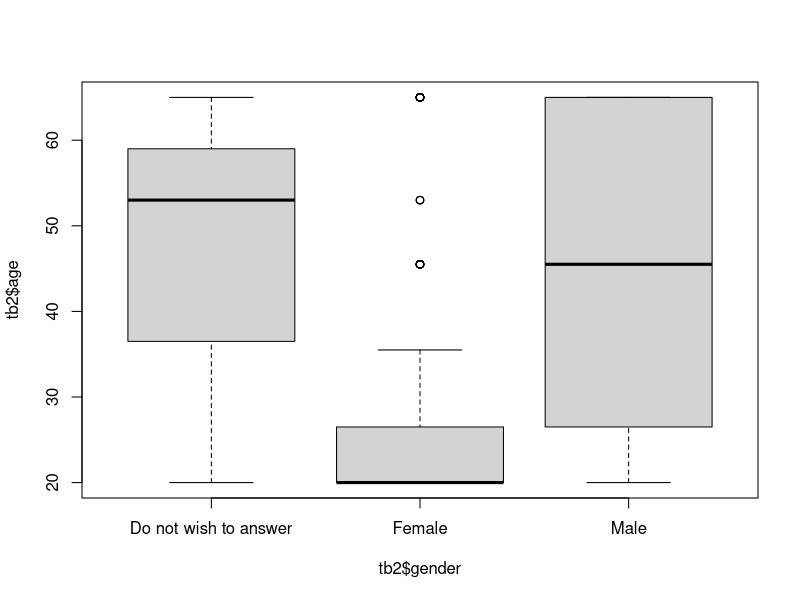
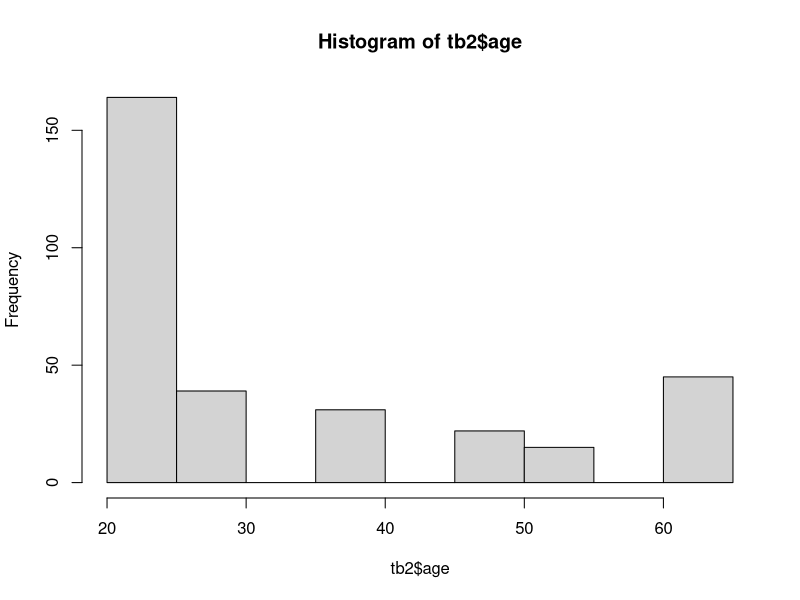
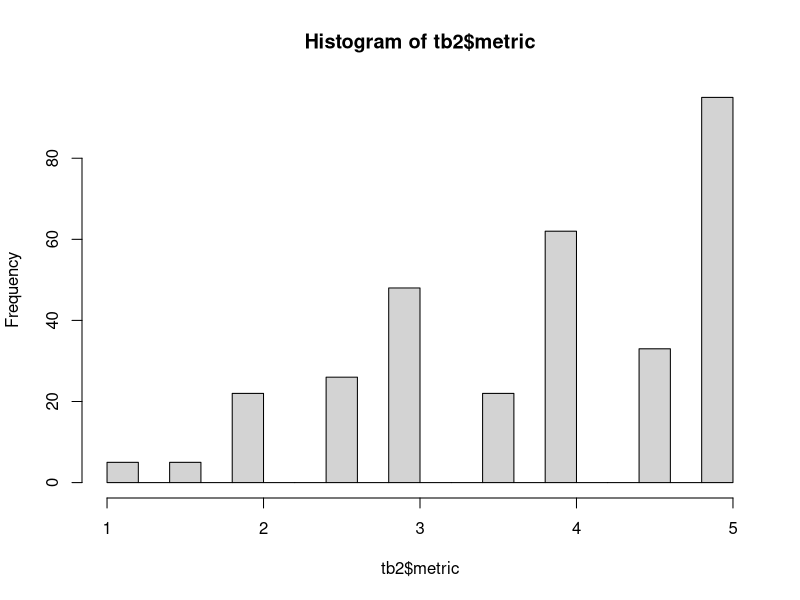
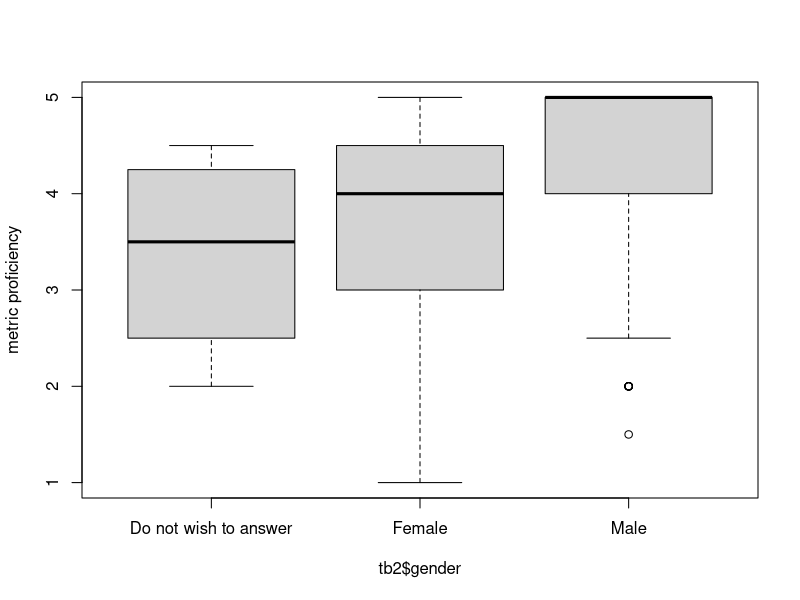
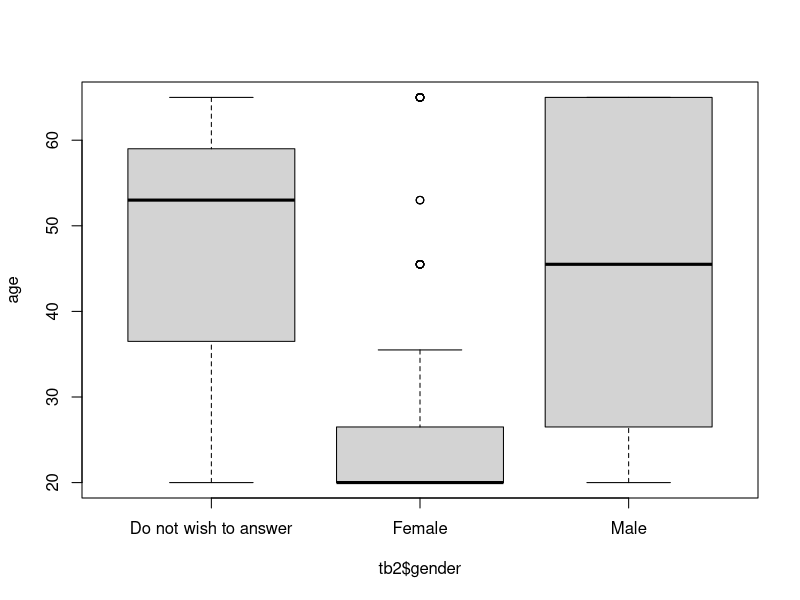
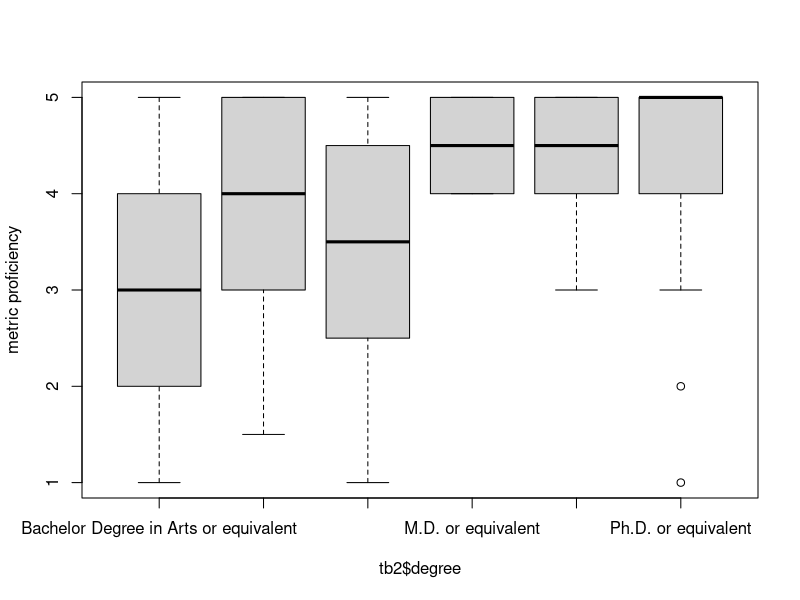
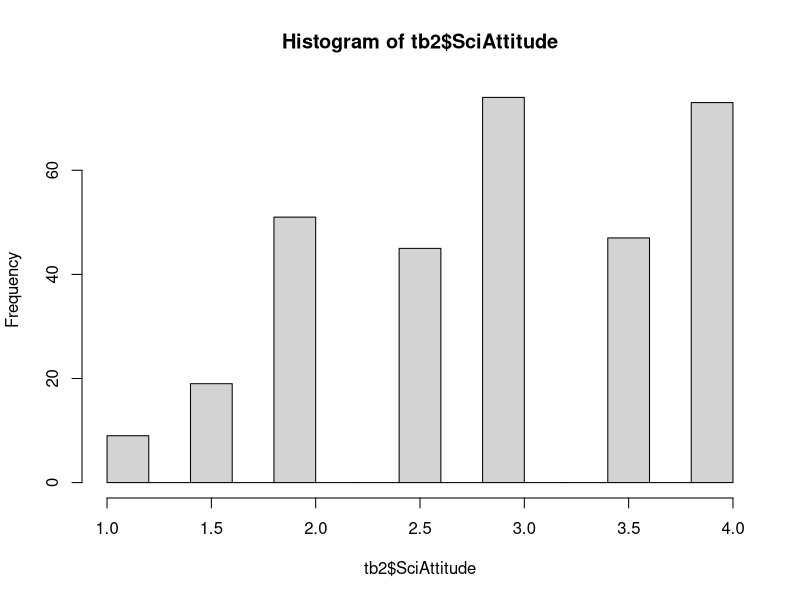
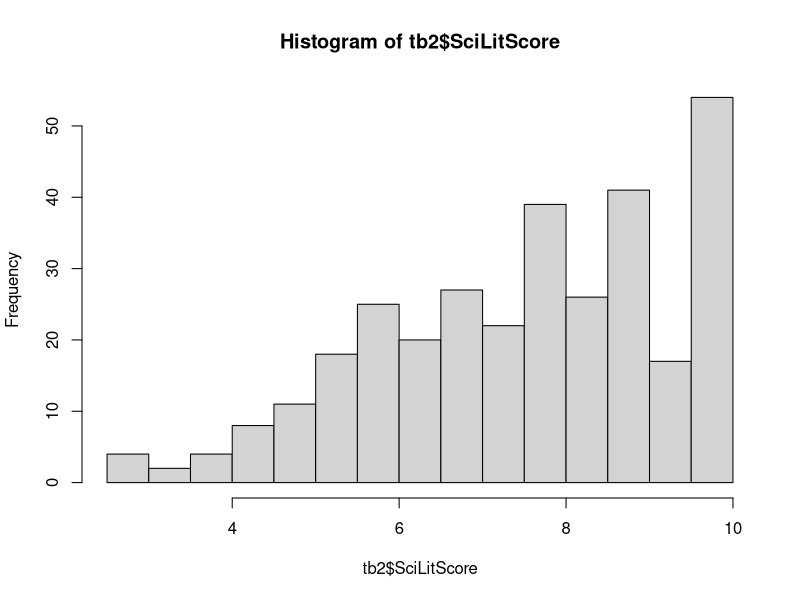

The R script that drew these images, in order: (Note: this script raises an error after producing the figures.)
#2014 April 8
# Analysis of survey data for metrics, scientific literacy and attitude
# Hong Qin

#First, please change your working directory to the current one.
# On Mac, "Session"->"Setting working directory" -> "Source file location" 
# On Windows, "Tools"->"Setting working directory" ->"To Source file location". 

# You can see files in the current working directory
list.files()

#Read the survey data in csv format
# colClass specify that all columns will be treated as characters for now. 
tb.ori = read.csv("metric_survey_data.csv", colClass=rep("character", 24))
str(tb.ori); 
tb = tb.ori  #make a copy because we will modify the table. 

names(tb.ori)
#rename the columns with shortter names for convenience 
names(tb) = c("time","gender", "age", "degree", "country", "light", "shaq", "fossil", "kilo", "mm", 
        "food","inseam", "weather","electronCharge","earlyHuman", 
        "laser", "continents", "antibiotics", "electronSize","earthCenter",
        "religiousView","dailyLife","SciOnLife", "SciEffect")
str(tb)

#visual check of the renaming. 
# cbind is to combine columns. 
# substr is to take a portion of string variables.  
cbind (names(tb), substr(names(tb.ori), 1, 20))
?cbind

tb[1:5, 2:3]
#correct some input errors
# If there is no input of 'age'
tb$age[is.na(tb$age)] = 'Do not wish to answer'
table(tb$age)
?table
# If there is no input of 'gender'
tb$gender[tb$gender=='']='Do not wish to answer'
table(tb$gender)


# dealing with missing values, add 'NA' to empty answers
# nested for-loops
for( i in 5:length(tb[, 1])) {  #outter for-loop 
  for( j in 5:length(tb[1, ])) {  #inner for-loop
    if ( is.na(tb[i, j]) ) {
      # do nothing
    } else if (tb[i,j]=='') {
      tb[i,j] = NA
    } 
  }
}



##### create a second table, convert character values to numerical values
tb2 = tb[,c(2,4,5)]  #this is the score table
head(tb2)

#calculate the average age for each category
tb2$age = NA
tb2$age[grep("18-22", tb$age)] = 18/2 + 22/2
tb2$age[grep("23-30", tb$age)] = 23/2 + 30/2
tb2$age[grep("31-40", tb$age)] = 31/2 + 40/2
tb2$age[grep("41-50", tb$age)] = 41/2 + 50/2
tb2$age[grep("51-55", tb$age)] = 51/2 + 55/2
tb2$age[grep("60", tb$age)] = 65
table(tb$age)
table(tb2$age)
summary(tb2$age)

#Visualize the data
table(tb2$age, tb2$gender)
boxplot( tb2$age ~ tb2$gender)

#histogram of age
hist(tb2$age)


###country 
table( tb$country )  #All the inputed 'countries'
tb2$country = 0  #for non-USA countries
tb2$country[tb$country=='United States'] = 1
table( tb2$country )

#have a look at some entries
head(tb2)

#double-check the columns
names(tb2)

######################
# The survey contains by 3 categories of questions
# 1) Metric proficiency
# 2) Scientific literacy
# 3) Attitude toward science
# We will calculate the score of each categoriy separately and then apply regressions. 

### Here are the columns for the 3 categories
metrics = c("shaq", "kilo", "mm", "inseam", "weather")
sciLiteracy = c("light", "fossil", "food", "electronCharge", 
                "earlyHuman", "laser", "continents", "antibiotics",
                "electronSize", "earthCenter")
sciAttitude = c("religiousView", "dailyLife", "SciOnLife", "SciEffect")

########calculate the metric scores
tb2$shaq = 0.5
tb2$shaq[ tb$shaq=='Yes' ] = 1
tb2$shaq[ tb$shaq=='No' ] = 0
table(tb2$shaq)

tb2$kilo = 0
tb2$kilo[ tb$kilo=='1000 x' ] = 1
table(tb2$kilo)

tb2$mm=0
tb2$mm[ tb$mm==0.145 ] = 1
table(tb2$mm)
table(tb$mm)

tb2$inseam = 0.5
tb2$inseam[tb$inseam=="This person is short"] = 1
tb2$inseam[tb$inseam=="This person is tall"] = 0
table(tb2$inseam)

tb2$weather = 0.5
tb2$weather[tb$weather=="A Short sleeve shirt"] = 1
tb2$weather[tb$weather=="A winter coat"] = 0
table(tb$weather)
table(tb2$weather)

######### summarize the metric proficiency score
#metrics = c("shaq", "kilo", "mm", "inseam", "weather")
#metric total score
tb2$metric = apply( tb2[, metrics], MARGIN=1, FUN=sum )
hist(tb2$metric, br=20)


#Do females tend to be less profient in metric usage? 
boxplot( tb2$metric ~ tb2$gender, ylab="metric proficiency" )

t.test(tb2$metric[tb2$gender=='Female'], tb2$metric[tb2$gender=='Male'])
#Does this mean that females are more uncomfortable with metric usage?

# Female participants tend to be younger
boxplot( tb2$age ~ tb2$gender, ylab='age')

# More female participants with Bachelor degrees
table( tb2$gender, tb2$degree )

boxplot( tb2$metric ~ tb2$degree, ylab='metric proficiency')

# Multiple regression
m1 = lm( tb2$metric ~ tb2$degree )
summary(m1)

m2 = lm( tb2$metric ~ tb2$age )
summary(m2)

m3 = lm( tb2$metric~ tb2$gender + tb2$degree + tb2$age )
summary(m3)


#######calcualte the science attitude scores
#sciAttitude = c("religiousView", "dailyLife", "SciOnLife", "SciEffect")
# "My religious views are more important than scientific views
tb2$religiousView = 0.5
tb2$religiousView[grep("No", tb$religiousView)] = 1
tb2$religiousView[grep("Yes", tb$religiousView)] = 0
table(tb2$religiousView)
table(tb$religiousView)

# "For me, in my daily life, it is not important to know about science"
tb2$dailyLife = 0.5
tb2$dailyLife[ tb$dailyLife=='TRUE' ] = 0
tb2$dailyLife[ tb$dailyLife=='FALSE' ] = 1
table(tb2$dailyLife)

# "Science and technology are making our lives healthiers, easiers and more comfortable."
tb2$SciOnLife = 0.5
tb2$SciOnLife[ tb$SciOnLife=='TRUE' ] = 1
tb2$SciOnLife[ tb$SciOnLife=='FALSE' ] = 0
table(tb2$SciOnLife)

# "The benefits of sciences are greaters than any harmful effects that it may have."
tb2$SciEffect = 0.5
tb2$SciEffect[ tb$SciEffect=='TRUE' ] = 1
tb2$SciEffect[ tb$SciEffect=='FALSE' ] = 0
table( tb2$SciEffect )

#sciAttitude = c("religiousView", "dailyLife", "SciOnLife", "SciEffect")
#Attitude total score
tb2$SciAttitude = apply( tb2[, sciAttitude], MARGIN=1, FUN=sum)
hist(tb2$SciAttitude, br=20)


###########calculate scientific literacy
#sciLiteracy = c("light", "fossil", "food", "electronCharge", 
#                "earlyHuman", "laser", "continents", "antibiotics", "electronSize", "earthCenter")
tb2$light = 0.5
tb2$light[ tb$light=='TRUE' ] =1
tb2$light[ tb$light=='Wrong' ] =0
table(tb$light)
table(tb2$light)

tb2$fossil = 0.5
tb2$fossil[ tb$fossil=='6 million and 5 years old' ] = 0
tb2$fossil[grep('Still', tb$fossil)] = 1;
table(tb$fossil)
table(tb2$fossil)

tb2$food = 0.5
tb2$food[ tb$food=='Dis-agree' ] = 1
tb2$food[grep('Agree', tb$food)] = 0; 
table(tb$food)
table(tb2$food)

tb2$electronCharge = 0
tb2$electronCharge[grep('Positive', tb$electronCharge)] = 1; 
table(tb$electronCharge)
table(tb2$electronCharge)

tb2$earlyHuman = 0.5
tb2$earlyHuman[grep('TRUE', tb$earlyHuman)] = 0; 
tb2$earlyHuman[grep('FALSE', tb$earlyHuman)] = 1; 
table(tb$earlyHuman)
table(tb2$earlyHuman)

tb2$earlyHuman = 0.5
tb2$earlyHuman[grep('TRUE', tb$earlyHuman)] = 0; 
tb2$earlyHuman[grep('FALSE', tb$earlyHuman)] = 1; 
table(tb$earlyHuman)
table(tb2$earlyHuman)

tb2$laser = 0.5
tb2$laser[grep('TRUE', tb$laser)] = 0; 
tb2$laser[grep('FALSE', tb$laser)] = 1; 
table(tb$laser)
table(tb2$laser)

tb2$continents = 0.5
tb2$continents[grep('TRUE', tb$continents)] = 1; 
tb2$continents[grep('FALSE', tb$continents)] = 0; 
table(tb$continents)
table(tb2$continents)

tb2$antibiotics = 0.5
tb2$antibiotics[grep('TRUE', tb$antibiotics)] = 0; 
tb2$antibiotics[grep('FALSE', tb$antibiotics)] = 1; 
table(tb$antibiotics)
table(tb2$antibiotics)

tb2$electronSize = 0.5
tb2$electronSize[grep('True', tb$electronSize)] = 1; 
tb2$electronSize[grep('FALSE', tb$electronSize)] = 0; 
table(tb$electronSize)
table(tb2$electronSize)

tb2$earthCenter = 0.5
tb2$earthCenter[grep('TRUE', tb$earthCenter)] = 1; 
tb2$earthCenter[grep('FALSE', tb$earthCenter)] = 0; 
table(tb$earthCenter)
table(tb2$earthCenter)

#sciLiteracy = c("light", "fossil", "food", "electronCharge", 
#                "earlyHuman", "laser", "continents", "antibiotics", "electronSize", "earthCenter")

tb2$SciLitScore = apply( tb2[, sciLiteracy], MARGIN=1, FUN=sum ) #by row
hist(tb2$SciLitScore, br=20)


#########################
## regression analyses
#summary(tb); str(tb)

#remove rows with missing age from analysis. Missing age can cause bugs in anova model comparisons. 
tb2 = tb2[!is.na(tb2$age), ] 

summary(tb2)
str(tb2); 

pairs(tb2[, c("metric", "SciLitScore", "SciAttitude")])
summary(lm(tb2$SciLitScore ~ tb2$metric )) #significant
summary(lm(tb2$SciAttitude ~ tb2$metric )) #significant
summary(lm(tb2$SciAttitude ~ tb2$SciLitScore )) #significant
summary(lm(tb2$SciAttitude ~ tb2$age )) #significant
summary(lm(tb2$metric ~ tb2$age )) #significant

summary(lm(tb2$SciAttitude ~ tb2$SciLitScore + tb2$metric + tb2$age + tb2$degree )) #significant
## metric -> SciAttitude and SciLitScore


summary(lm(tb2$SciAttitude ~ tb2$metric + tb2$age + tb2$gender + tb2$country  )) #metric and age 

summary(lm(tb2$SciLitScore ~ tb2$metric + tb2$age + tb2$gender + tb2$country  )) #only metric is significant
summary(lm(tb2$SciLitScore ~ tb2$metric + tb2$age + tb2$gender + tb2$country + tb2$degree )) #only metric is significant

summary(lm(tb2$metric ~ tb2$age + tb2$gender + tb2$country + tb2$degree )) #degree 

summary(lm(tb2$SciLitScore ~ tb2$country)) #p=0.0009, but seems due to metric?  
summary(lm(tb2$SciLitScore ~ tb2$metric + tb2$country  )) #only metric is significant

summary(lm(tb2$SciAttitude ~ tb2$country)) #p=0.0127, but seems due to metric?  
summary(lm(tb2$SciAttitude ~ tb2$country + tb2$metric)) #country not significant when controled for metric 


plot( tb2$SciLitScore ~ jitter(tb2$metric), xlab='Metric Proficiency', ylab='Scientific Literacy', ylim=c(2,10) )
m1 = lm(tb2$SciLitScore ~ tb2$metric )
abline(m1, col='red', lwd=4)
summary(m1)
text(2, 2.5, "SciLit ~ Metric, R2=0.26, p<0.001", col="red", pos=4)
#abline(m2, col='blue')
summary(m2)
m2 = lm(tb2$SciLitScore ~ tb2$metric + tb2$age)
anova(m1, m2)
m3 = lm(tb2$SciLitScore ~ tb2$metric + tb2$age + tb2$gender)
summary(m3)
anova(m2,m3)
m4 = lm(tb2$SciLitScore ~ tb2$metric + tb2$age + tb2$country)
anova(m2, m4)
#text(2, 2, "SciLit ~ Metric + Age, R2=0.29, p=2.8E-14", col="blue", pos=4)

plot( tb2$SciAttitude ~ jitter(tb2$metric), ylim=c(0.2,4), xlab='Metric Proficiency', ylab='Attitude toward Science' )
m1 = lm( tb2$SciAttitude ~ tb2$metric )
m2 = lm( tb2$SciAttitude ~ tb2$metric + tb2$age )
abline(m1, col='red', lwd=4)
abline(m2, col='blue', lwd=4)
summary(m1)
summary(m2)
anova(m1, m2)
text(1.5, 0.6, "SciAttitude ~ Metric , R2=0.14, p=1.0E-11", col="red", pos=4)
text(1.5, 0.3, "SciAttitude ~ Metric + Age, R2=0.22, p=4.7E-16", col="blue", pos=4)

plot( tb2$SciAttitude ~ jitter(tb2$age), ylab='Attitude toward Science', xlab='Age')
m2 = lm( tb2$SciAttitude ~ tb2$age + tb2$metric)
summary(m2)
abline(m2, col='blue', lwd=4)
text(30, 1.2, "SciAttitude ~ Metric + Age, R2=0.22, p=2.2E-16", col="blue", pos=4)
#text(30, 1.7, "SciAttitude ~ Metric + Age, R2=0.22, p=2.2E-16", col="blue")

summary(lm(tb2$SciAttitude ~ tb2$metric + tb2$age + tb2$gender + tb2$country  )) #age is signicant!!!

#but this might be a bias in the sample
# 1) there is many faculty
# 2) people took the sample may be interested in the metric and science at the first place?!
summary(lm(tb2$SciAttitude ~ tb2$metric + tb2$age + tb2$gender + tb2$country + tb2$degree  )) #age is signicant!!!

summary(lm(tb2$SciAttitude ~ tb2$SciLitScore))
summary(lm(tb2$SciAttitude ~ tb2$SciLitScore + tb2$metric))

boxplot( tb2$SciAttitude ~ tb2$country )
boxplot( tb2$SciLitScore ~ tb2$country )
boxplot( tb2$metric ~ tb2$country )

boxplot( tb2$SciLitScore ~ tb2$age )
boxplot( tb2$SciAttitude ~ tb2$age )
boxplot( tb2$metric ~ tb2$age )

###########
# remove phD from the samples
#
summary(tb2[, 1:5])
tb3 = tb2[ - grep('Ph.D.', tb2$degree)  , ]
summary(tb3)
summary(lm(tb3$SciAttitude ~ tb3$metric + tb3$age + tb3$gender + tb3$country + tb3$degree  )) 
#age is still signicant after PhD are removed from the sample


########Write an R function to do two-sample test.  For large sample size, exact test is unnecessary. 
testTwoFactorTb2 = function( fac1, fac2) {
  tbTwo = table( tb2[,fac1], tb2[,fac2] )
  print(tbTwo)
  f = fisher.test(tbTwo)
  #f = chisq.test(tbTwo)
}

#metrics = c("shaq", "kilo", "mm", "inseam", "weather")
#sciLiteracy = c("light", "fossil", "food", "electronCharge", 
#                "earlyHuman", "laser", "continents", "antibiotics", "electronSize", "earthCenter")
#sciAttitude = c("religiousView", "dailyLife", "SciOnLife", "SciEffect")

f = testTwoFactorTb2( "shaq", "religiousView"); f
f = testTwoFactorTb2( "shaq", "dailyLife"); f
f = testTwoFactorTb2( "shaq", "SciOnLife"); f

f = testTwoFactorTb2( "shaq", "SciEffect"); f #significant effect!!!!
f = testTwoFactorTb2( "kilo", "SciEffect"); f #significant effect!!!
f = testTwoFactorTb2( "mm", "SciEffect"); f #significant effect!!!
f = testTwoFactorTb2( "inseam", "SciEffect"); f #significant effect!!!
f = testTwoFactorTb2( "weather", "SciEffect"); f #p=0.078
f = testTwoFactorTb2( "country", "SciEffect"); f #p=0.24

summary(lm(tb2$SciEffect ~ tb2$kilo + tb2$country + tb2$gender + tb2$age + tb2$degree )) #significant kilo 
summary(lm(tb2$SciOnLife ~ tb2$kilo + tb2$country + tb2$gender + tb2$age + tb2$degree )) #no effect
summary(lm(tb2$religiousView ~ tb2$kilo + tb2$country + tb2$gender + tb2$age + tb2$degree )) #age effect
summary(lm(tb2$dailyLife ~ tb2$kilo + tb2$country + tb2$gender + tb2$age + tb2$degree )) #gender

summary(lm(tb2$religiousView ~ tb2$kilo + tb2$country + tb2$gender + tb2$age + tb2$degree )) #significant age, gender 
summary(lm(tb2$SciOnLife ~ tb2$kilo + tb2$country + tb2$gender + tb2$age + tb2$degree )) #no effect
summary(lm(tb2$dailyLife ~ tb2$kilo + tb2$country + tb2$gender + tb2$age + tb2$degree )) #gender effect, education

summary(lm(tb2$SciEffect ~ tb2$mm + tb2$country + tb2$gender + tb2$age + tb2$degree )) #no effect
summary(lm(tb2$SciEffect ~ tb2$inseam + tb2$country + tb2$gender + tb2$age + tb2$degree )) #random
summary(lm(tb2$SciEffect ~ tb2$shaq + tb2$country + tb2$gender + tb2$age + tb2$degree )) #p=0.066 shaq
summary(lm(tb2$SciEffect ~ tb2$weather + tb2$country + tb2$gender + tb2$age + tb2$degree )) #no effect


f = testTwoFactorTb2("country", "shaq")
f

f = testTwoFactorTb2( "country", "shaq")
f


